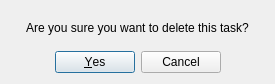
<?xml version="1.0" encoding="UTF-8"?>
<ui version="4.0">
 <class>deleteConfirmDialog</class>
 <widget class="QDialog" name="deleteConfirmDialog">
  <property name="geometry">
   <rect>
    <x>0</x>
    <y>0</y>
    <width>275</width>
    <height>84</height>
   </rect>
  </property>
  <property name="windowTitle">
   <string>Dialog</string>
  </property>
  <layout class="QVBoxLayout" name="verticalLayout_2">
   <item>
    <layout class="QVBoxLayout" name="verticalLayout">
     <item>
      <widget class="QLabel" name="label">
       <property name="text">
        <string>Are you sure you want to delete this task?</string>
       </property>
       <property name="alignment">
        <set>Qt::AlignmentFlag::AlignCenter</set>
       </property>
      </widget>
     </item>
     <item>
      <widget class="QDialogButtonBox" name="buttonBox">
       <property name="standardButtons">
        <set>QDialogButtonBox::StandardButton::Cancel|QDialogButtonBox::StandardButton::Yes</set>
       </property>
       <property name="centerButtons">
        <bool>true</bool>
       </property>
      </widget>
     </item>
    </layout>
   </item>
  </layout>
 </widget>
 <resources/>
 <connections/>
</ui>
